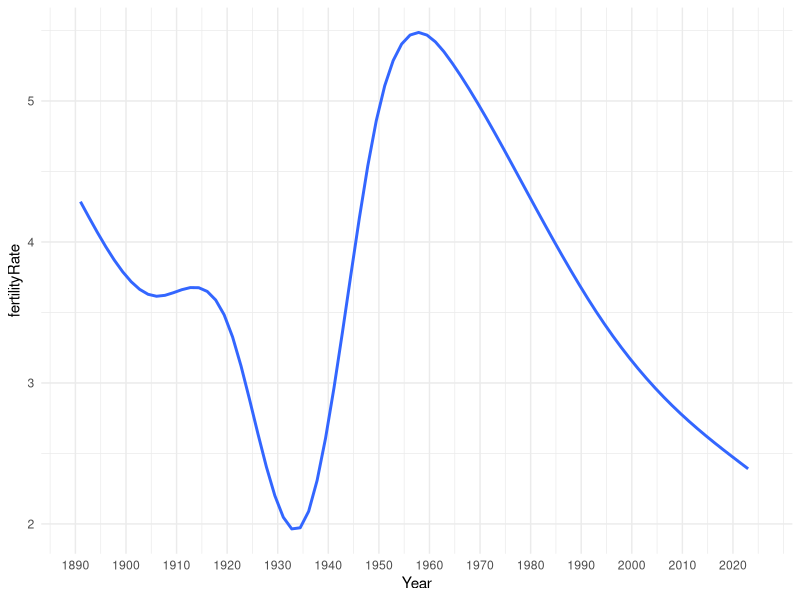

The R source for this figure:
## ---- chunk 1
knitr::opts_chunk$set(echo = TRUE, warnings = FALSE, message = FALSE)

library(tidyverse)
## ---- chunk 2
childrenPerWomen <- read.csv("data/children born per women/children-born-per-woman.csv")

childrenPerWomen %>% arrange(desc(Year))
## ---- chunk 3
#unique(childrenPerWomen$Entity)

cat("total countries in dataset=", length(unique(childrenPerWomen$Entity)))
cat("\nyears accounted for=", sort(unique(childrenPerWomen$Year)))
## ---- chunk 4
childrenPerWomen %>% 
  group_by(Year, Entity) %>%
  summarize(fertilityRate = mean(Fertility.rate..period...historical)) %>%
  
  
  # for now I'm not going apply col = Entity b/c it may become to cluttered. So we may have to expand possible visualizations. 
  ggplot(aes(Year, fertilityRate)) + 
  geom_smooth(se = FALSE) +
  scale_x_continuous(breaks = seq(1890, 2025, 10), limits = c(1890, 2025)) + 
  theme_minimal()
